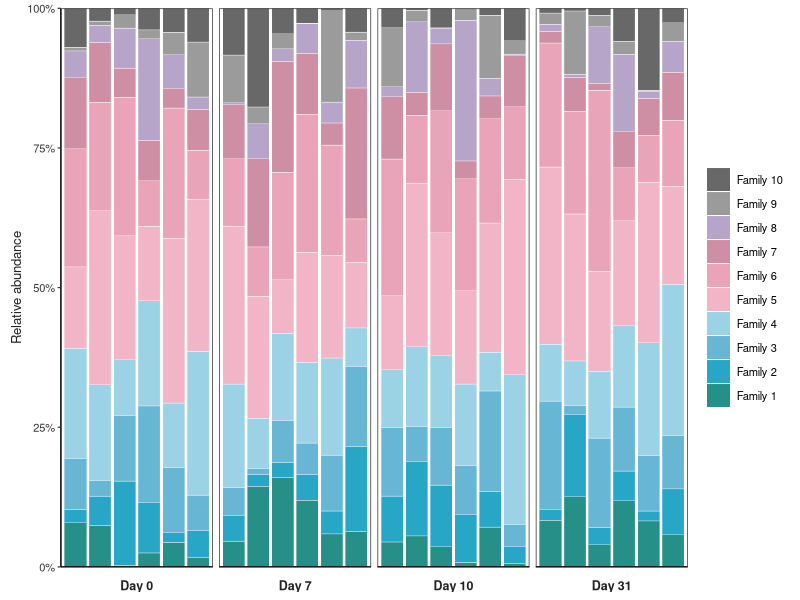

Source code (R): (Note: this script raises an error after producing the figure.)
#!/usr/bin/env Rscript
options(error=function(){traceback(6);q(status=1)})
suppressPackageStartupMessages({
  library(ggplot2); library(dplyr); library(tidyr); library(patchwork)
  library(ggforce); library(ComplexHeatmap); library(circlize)
  library(ggalluvial); library(ggrepel); library(ggbeeswarm); library(grid)
})

set.seed(20260922)
file_arg <- sub("^--file=", "", commandArgs(trailingOnly=FALSE)[grep("^--file=",commandArgs(trailingOnly=FALSE))][1])
if (is.na(file_arg)) stop("Run this file with Rscript")
root <- normalizePath(file.path(dirname(file_arg), ".."))
fig_dir <- file.path(root,"results","figures")
dat_dir <- file.path(root,"results","plot_data")
dir.create(fig_dir,recursive=TRUE,showWarnings=FALSE); dir.create(dat_dir,recursive=TRUE,showWarnings=FALSE)
font <- "Helvetica"
pal <- c("#355C7D","#6C8EBF","#69A6A6","#91C7B1","#F2CC8F","#E89A6B","#D86863","#A85751","#7E5A83","#565264")
theme_bf <- function(base=10) theme_classic(base_size=base,base_family=font) +
  theme(axis.title=element_text(size=base+.5,face="plain",colour="#222222"),
        axis.text=element_text(size=base-1,colour="#333333"),
        strip.text=element_text(size=base,face="bold",colour="#222222"),
        strip.background=element_blank(), legend.title=element_text(size=base-1,face="bold"),
        legend.text=element_text(size=base-1), plot.title=element_text(size=base+2,face="bold"),
        plot.margin=margin(6,8,6,8,"pt"))
savep <- function(p,name,w,h) ggsave(file.path(fig_dir,name),p,width=w,height=h,units="mm",dpi=320,bg="white",device=ragg::agg_png)

# 001 Faceted stacked composition: narrow bars, bottom facet strips, compact legend.
microbes <- paste0("Family ",1:10); days <- factor(c("Day 0","Day 7","Day 10","Day 31"),levels=c("Day 0","Day 7","Day 10","Day 31"))
d1 <- expand_grid(day=days,sample=1:6,microbe=microbes) |>
  group_by(day,sample) |> mutate(raw=rgamma(n(),shape=c(1.4,1.2,2.4,3.4,5.2,3.2,1.5,1.1,.9,.7)),value=raw/sum(raw)) |> ungroup() |>
  mutate(sample_id=paste(day,sample,sep="-"),microbe=factor(microbe,levels=rev(microbes)))
p1 <- ggplot(d1,aes(sample_id,value,fill=microbe)) + geom_col(width=.90,colour="white",linewidth=.12) +
  facet_grid(~day,scales="free_x",space="free_x",switch="x") +
  scale_fill_manual(values=setNames(c("#686868","#9B9B9B","#B7A5C9","#CE8FA5","#E9A4BA","#F1B5C7","#9CD2E5","#66B6D4","#27A6C5","#268F88"),rev(microbes))) +
  scale_y_continuous(labels=scales::label_percent(accuracy=1),expand=c(0,0)) +
  labs(x=NULL,y="Relative abundance",fill=NULL) + theme_bf(9) +
  theme(axis.text.x=element_blank(),axis.ticks.x=element_blank(),panel.spacing.x=unit(1.6,"mm"),
        strip.placement="outside",strip.text.x.bottom=element_text(size=9,margin=margin(t=4)),legend.position="right",
        panel.border=element_rect(colour="#303030",fill=NA,linewidth=.5))
savep(p1,"01_faceted_stacked_composition.png",178,102); write.csv(d1,file.path(dat_dir,"01_faceted_stacked_composition.csv"),row.names=FALSE)

# 002 Radial stacked bars with four taxonomic sectors, gaps, radial grid and outer labels.
groups <- c("Birds","Reptiles","Amphibians","Mammals"); ng <- c(8,10,4,7)
d2 <- bind_rows(lapply(seq_along(groups),function(g){
  n<-ng[g]; tibble(group=groups[g],taxon=paste0(substr(groups[g],1,1),seq_len(n)),id=seq_len(n),
    EX=runif(n,3,15),EW=runif(n,2,12),CR=runif(n,4,20),EN=runif(n,6,22),VU=runif(n,8,26),DD=runif(n,1,8),NT=runif(n,2,10),LC=runif(n,18,55)) |>
    pivot_longer(EX:LC,names_to="status",values_to="value")
}))
gap <- 2
pos_map <- bind_rows(lapply(seq_along(groups),function(g){
  before <- sum(ng[seq_len(g-1)]) + gap*(g-1)
  tibble(group=groups[g],taxon=paste0(substr(groups[g],1,1),seq_len(ng[g])),position=before+seq_len(ng[g]))
}))
d2 <- d2 |> group_by(group,taxon) |> mutate(value=value/sum(value)*100) |> ungroup() |>
  left_join(pos_map,by=c("group","taxon")) |> mutate(status=factor(status,levels=c("LC","NT","DD","VU","EN","CR","EW","EX")))
p2 <- ggplot(d2,aes(position,value,fill=status)) + geom_col(width=.82,colour="white",linewidth=.12) + coord_polar(start=-.22,clip="off") +
  geom_text(data=pos_map |> group_by(group) |> summarise(position=mean(range(position)),.groups="drop"),
            aes(position,-12,label=group),inherit.aes=FALSE,family=font,fontface="bold",size=3.0,colour="#333333")+
  scale_fill_manual(values=c(LC="#67B876",NT="#C7D96F",DD="#F1D36A",VU="#F2A35E",EN="#E77961",CR="#D45A67",EW="#A9688E",EX="#7C5A91")) +
  scale_x_continuous(breaks=pos_map$position,labels=pos_map$taxon,limits=c(.5,max(pos_map$position)+.5),expand=c(0,0))+
  scale_y_continuous(limits=c(-22,115),breaks=c(25,50,75,100),expand=c(0,0)) + labs(x=NULL,y=NULL,fill="Threat status") +
  theme_void(base_family=font) + theme(axis.text.x=element_text(size=7.2,colour="#333333",face="plain"),
    legend.position="bottom",legend.key.width=unit(5,"mm"),legend.key.height=unit(3,"mm"),legend.text=element_text(size=7),
    legend.title=element_text(size=8,face="bold"),plot.margin=margin(10,16,7,16,"mm"))
savep(p2,"02_radial_stacked_bar.png",155,150); write.csv(d2,file.path(dat_dir,"02_radial_stacked_bar.csv"),row.names=FALSE)

# 003 Paired violin-box panels with exact p-value text and italic gene symbols.
d3 <- expand_grid(gene=c("lacC","gatY–kbaY"),antigen=factor(c("Without","With"),levels=c("Without","With")),id=1:180) |>
  mutate(value=rnorm(n(),ifelse(antigen=="With",.55,-.05)+ifelse(gene=="gatY–kbaY",.45,0),.52))
vp <- function(g){
  dd<-filter(d3,gene==g); pv<-wilcox.test(value~antigen,dd)$p.value
  ggplot(dd,aes(antigen,value,colour=antigen,fill=antigen)) +
    geom_violin(width=.78,alpha=.12,linewidth=.55,trim=FALSE) + geom_boxplot(width=.30,outlier.shape=NA,fill="white",linewidth=.55) +
    stat_summary(fun=mean,geom="point",shape=23,size=2.1,fill="white",stroke=.5) +
    annotate("segment",x=1,xend=2,y=2.2,yend=2.2,linewidth=.4) + annotate("text",x=1.5,y=2.34,label=format.pval(pv,digits=2,eps=2.2e-16),size=3.0,family=font) +
    scale_colour_manual(values=c(Without="#29B7D3",With="#F07D7D"))+scale_fill_manual(values=c(Without="#29B7D3",With="#F07D7D"))+
    coord_cartesian(ylim=c(-1.8,2.55),clip="off") + labs(x="Mucosal A-antigen",y=bquote(ln(.(g)~RPKM))) + theme_bf(9)+theme(legend.position="none")
}
p3 <- vp("lacC") + vp("gatY–kbaY") + plot_annotation(tag_levels="a")
savep(p3,"03_grouped_violin_statistics.png",154,82); write.csv(d3,file.path(dat_dir,"03_grouped_violin_statistics.csv"),row.names=FALSE)

# 004 Two-group correlation heatmaps with upper-triangle significance symbols.
vars4 <- c("BMI","TG","General health","Bristol type","HDL","Diet score","Glucose","Smoker")
mkcor <- function(shift){m<-matrix(rnorm(800),100,8);m[,1]<-scale(m[,2]*.55+rnorm(100));m[,5]<-scale(-m[,2]*.45+rnorm(100));m[,7]<-scale(m[,1]*.42+rnorm(100)+shift);cor(m)}
c41<-mkcor(.25);c42<-mkcor(-.2); dimnames(c41)<-dimnames(c42)<-list(vars4,vars4)
stars <- function(m) matrix(ifelse(abs(m)>.52,"#",ifelse(abs(m)>.36,"*","")),nrow(m),dimnames=dimnames(m))
col4<-colorRamp2(c(-.8,0,.8),c("#2166AC","#F7F7F7","#D73027"))
ht4 <- Heatmap(c41,name="Effect",col=col4,cluster_rows=FALSE,cluster_columns=FALSE,column_title="With mucosal A-antigen",
  cell_fun=function(j,i,x,y,w,h,fill){if(j>=i)grid.text(stars(c41)[i,j],x,y,gp=gpar(fontfamily=font,fontsize=9,fontface="bold"))},
  row_names_gp=gpar(fontfamily=font,fontsize=7),column_names_gp=gpar(fontfamily=font,fontsize=7),column_names_rot=45) +
  Heatmap(c42,name="Effect2",col=col4,cluster_rows=FALSE,cluster_columns=FALSE,column_title="Without mucosal A-antigen",show_heatmap_legend=FALSE,
  cell_fun=function(j,i,x,y,w,h,fill){if(j>=i)grid.text(stars(c42)[i,j],x,y,gp=gpar(fontfamily=font,fontsize=9,fontface="bold"))},
  show_row_names=FALSE,column_names_gp=gpar(fontfamily=font,fontsize=7),column_names_rot=45)
ragg::agg_png(file.path(fig_dir,"04_dual_correlation_heatmap.png"),width=180,height=88,units="mm",res=320,background="white")
draw(ht4,merge_legends=TRUE,heatmap_legend_side="bottom",padding=unit(c(5,5,5,5),"mm")); dev.off()
write.csv(c41,file.path(dat_dir,"04_correlation_with.csv"));write.csv(c42,file.path(dat_dir,"04_correlation_without.csv"))

# 005 Volcano with two shaded gene-set zones, dense neutral points, selected labels and bottom gene-set rugs.
n5<-2200;d5<-tibble(gene=paste0("Gene",seq_len(n5)),logFC=rnorm(n5,0,1.15),padj=pmin(1,10^(-rexp(n5,1.3)))) |>
  mutate(sig=case_when(logFC < -1 & padj<.03~"KRAS dependent",logFC>1 & padj<.03~"KRAS inhibited",TRUE~"NS"),score=-log10(padj))
d5$gene[sample(which(d5$sig!="NS"),12)]<-c("KRAS","FOSL1","MYC","DUSP6","SPARC","ACTA2","COL2A1","TAGLN","NPPA","FBLN5","PAM","ATP2A2")
lab5<-d5 |> filter(gene %in% c("KRAS","FOSL1","MYC","DUSP6","SPARC","ACTA2","COL2A1","TAGLN","NPPA","FBLN5","PAM","ATP2A2"))
p5 <- ggplot(d5,aes(logFC,score)) +
  annotate("rect",xmin=-Inf,xmax=-1,ymin=-Inf,ymax=Inf,fill="#CBDCF1",alpha=.27)+annotate("rect",xmin=1,xmax=Inf,ymin=-Inf,ymax=Inf,fill="#F3CDD0",alpha=.27)+
  geom_point(aes(colour=sig),size=.72,alpha=.55)+geom_hline(yintercept=-log10(.05),linetype=2,colour="#888888",linewidth=.35)+
  geom_vline(xintercept=c(-1,1),linetype=3,colour="#999999",linewidth=.3)+
  geom_text_repel(data=lab5,aes(label=gene),size=2.5,family=font,box.padding=.25,point.padding=.2,max.overlaps=Inf,seed=5,min.segment.length=0)+
  geom_rug(data=filter(d5,sig!="NS"),aes(colour=sig),sides="b",alpha=.45,linewidth=.22)+
  scale_colour_manual(values=c(`KRAS dependent`="#5C88B8",`KRAS inhibited`="#D46A70",NS="#B6B6B6"))+
  labs(x="KRAS vs NS siRNA (log2FC)",y="Significance (−log10 adjusted P)",colour=NULL)+theme_bf(9)+
  theme(legend.position="top",panel.grid.major.y=element_line(colour="#ECECEC",linewidth=.25))
savep(p5,"05_gene_set_volcano.png",150,112);write.csv(d5,file.path(dat_dir,"05_gene_set_volcano.csv"),row.names=FALSE)

# 006 Longitudinal line panel plus four aligned distribution summaries.
trt<-factor(c("NS","SMK","NS + abx","SMK + abx"),levels=c("NS","SMK","NS + abx","SMK + abx"));days6<-c(0,7,14,21,28,35)
d6<-expand_grid(treatment=trt,id=1:14,day=days6)|>mutate(base=c(NS=0,SMK=2,`NS + abx`=1,`SMK + abx`=3)[as.character(treatment)],
  value=pmax(0,day*c(NS=.15,SMK=.48,`NS + abx`=.08,`SMK + abx`=.32)[as.character(treatment)]+base+rnorm(n(),0,1.8)))
cols6<-c(NS="#565656",SMK="#43A2CA",`NS + abx`="#F0C33C",`SMK + abx`="#E66B49")
sum6<-d6|>group_by(treatment,day)|>summarise(mean=mean(value),se=sd(value)/sqrt(n()),.groups="drop")
main6<-ggplot(sum6,aes(day,mean,colour=treatment,group=treatment))+geom_line(linewidth=.85)+geom_point(size=2)+geom_errorbar(aes(ymin=mean-se,ymax=mean+se),width=.8,linewidth=.35)+
  scale_colour_manual(values=cols6)+scale_x_continuous(breaks=days6)+labs(x="Day",y="Weight change (%)",colour=NULL)+theme_bf(8)+theme(legend.position="top")
metric6<-d6|>group_by(treatment,id)|>summarise(rate=(last(value)-first(value))/35,auc=sum(value)*7,final=last(value),exposure=mean(value[day<=14]),.groups="drop")|>
  pivot_longer(rate:exposure,names_to="metric",values_to="value")|>mutate(metric=factor(metric,levels=c("rate","auc","final","exposure"),labels=c("Gain rate","iAUC","Final weight","Early exposure")))
small6<-ggplot(metric6,aes(treatment,value,colour=treatment))+geom_boxplot(width=.52,outlier.shape=NA,linewidth=.45)+
  ggbeeswarm::geom_quasirandom(width=.18,size=1.2,alpha=.8)+facet_wrap(~metric,scales="free_y",nrow=1)+scale_colour_manual(values=cols6)+
  labs(x=NULL,y=NULL)+theme_bf(7.2)+theme(legend.position="none",axis.text.x=element_text(angle=35,hjust=1),strip.text=element_text(size=8,face="bold"))
p6<-main6/small6+plot_layout(heights=c(1.05,1))
savep(p6,"06_longitudinal_multi_panel.png",185,132);write.csv(d6,file.path(dat_dir,"06_longitudinal_multi_panel.csv"),row.names=FALSE)

# 007 Exploded pie: only selected groups offset, leader lines and a separate legend.
genes7<-c("KRAS","None","EGFR","BRAF","NF1","MET amp","ERBB2 amp","RIT1","ALK fusion","ROS1 fusion","RET fusion","Other")
val7<-c(32.2,24.4,11.3,7,8.3,2.2,.9,2.2,1.3,1.7,.9,7.6);d7<-tibble(gene=genes7,value=val7)|>mutate(xmax=cumsum(value),xmin=lag(xmax,default=0),mid=(xmin+xmax)/2,
  focus=gene %in% c("NF1","MET amp","ERBB2 amp"),theta=mid/100*2*pi,
  x0=ifelse(focus,.10*sin(theta),0),y0=ifelse(focus,.10*cos(theta),0))
cols7<-setNames(c("#D95F45","#A8D8C1","#F6D7C8","#F0A993","#70B8D4","#5DA4C7","#247BA0","#8B3A3A","#B95656","#D97777","#E99A9A","#D6D6D6"),genes7)
p7<-ggplot(d7)+geom_arc_bar(aes(x0=x0,y0=y0,r0=0,r=1.0,start=xmin/100*2*pi,end=xmax/100*2*pi,fill=gene),colour="white",linewidth=.5)+
  geom_text(data=filter(d7,value>=7),aes(x=x0+.62*sin(theta),y=y0+.62*cos(theta),label=paste0(gene,"\n(",value,"%)")),family=font,size=2.8,colour="#222222")+
  scale_fill_manual(values=cols7)+coord_fixed(xlim=c(-1.35,1.55),ylim=c(-1.2,1.2),clip="off")+theme_void(base_family=font)+
  theme(legend.position="right",legend.text=element_text(size=7.5),legend.key.size=unit(3.5,"mm"),plot.margin=margin(5,8,5,5,"mm"))
savep(p7,"07_exploded_pie.png",165,105);write.csv(d7,file.path(dat_dir,"07_exploded_pie.csv"),row.names=FALSE)

# 008 OncoPrint with clinical annotations and mutation-frequency labels.
genes8<-c("TP53","KRAS","KEAP1","STK11","EGFR","NF1","BRAF","SETD2","RBM10","MGA","MET","ARID1A","PIK3CA","SMARCA4","RB1","CDKN2A")
samples8<-paste0("P",sprintf("%02d",1:72));types8<-c("Missense","Frameshift","Splice","Nonsense")
mat8<-matrix("",length(genes8),length(samples8),dimnames=list(genes8,samples8));probs<-seq(.56,.08,length.out=length(genes8))
for(i in seq_along(genes8)) for(j in seq_along(samples8)) if(runif(1)<probs[i]) mat8[i,j]<-sample(types8,1,prob=c(.55,.17,.15,.13))
ann8<-HeatmapAnnotation(Gender=sample(c("Male","Female"),72,TRUE),Smoking=sample(c("Ever","Never"),72,TRUE),
  col=list(Gender=c(Male="#4DBBD5",Female="#E64B35"),Smoking=c(Ever="#7E6148",Never="#B09C85")),
  annotation_name_gp=gpar(fontfamily=font,fontsize=7),annotation_legend_param=list(labels_gp=gpar(fontfamily=font,fontsize=7),title_gp=gpar(fontfamily=font,fontsize=8,face="bold")))
alter8<-list(background=function(x,y,w,h)grid.rect(x,y,w*.94,h*.94,gp=gpar(fill="#F4F4F4",col=NA)),
  Missense=function(x,y,w,h)grid.rect(x,y,w*.94,h*.72,gp=gpar(fill="#4DBBD5",col=NA)),Frameshift=function(x,y,w,h)grid.rect(x,y,w*.94,h*.72,gp=gpar(fill="#E64B35",col=NA)),
  Splice=function(x,y,w,h)grid.rect(x,y,w*.94,h*.72,gp=gpar(fill="#7E6148",col=NA)),Nonsense=function(x,y,w,h)grid.rect(x,y,w*.94,h*.72,gp=gpar(fill="#3C5488",col=NA)))
ht8<-oncoPrint(mat8,alter_fun=alter8,col=c(Missense="#4DBBD5",Frameshift="#E64B35",Splice="#7E6148",Nonsense="#3C5488"),top_annotation=ann8,
  remove_empty_columns=FALSE,show_column_names=FALSE,row_names_side="left",pct_side="right",row_names_gp=gpar(fontfamily=font,fontsize=7),
  column_order=order(colSums(mat8!=""),decreasing=TRUE),heatmap_legend_param=list(title="Alteration",labels_gp=gpar(fontfamily=font,fontsize=7)))
ragg::agg_png(file.path(fig_dir,"08_oncoprint_landscape.png"),width=190,height=112,units="mm",res=320,background="white")
draw(ht8,show_heatmap_legend=FALSE,show_annotation_legend=FALSE,padding=unit(c(4,5,13,5),"mm"))
lg8 <- packLegend(
  Legend(title="Alteration",at=types8,legend_gp=gpar(fill=c("#4DBBD5","#E64B35","#7E6148","#3C5488")),nrow=1,
         title_gp=gpar(fontfamily=font,fontsize=8,fontface="bold"),labels_gp=gpar(fontfamily=font,fontsize=7)),
  Legend(title="Gender",at=c("Male","Female"),legend_gp=gpar(fill=c("#4DBBD5","#E64B35")),nrow=1,
         title_gp=gpar(fontfamily=font,fontsize=8,fontface="bold"),labels_gp=gpar(fontfamily=font,fontsize=7)),
  Legend(title="Smoking",at=c("Ever","Never"),legend_gp=gpar(fill=c("#7E6148","#B09C85")),nrow=1,
         title_gp=gpar(fontfamily=font,fontsize=8,fontface="bold"),labels_gp=gpar(fontfamily=font,fontsize=7)),
  direction="horizontal",gap=unit(6,"mm"))
draw(lg8,x=unit(.5,"npc"),y=unit(.035,"npc"),just=c("center","bottom"));dev.off()
write.csv(mat8,file.path(dat_dir,"08_oncoprint_landscape.csv"))

# 009 Alluvial stacked proportions: two distinct biological stratifications.
cell9<-paste0("Type ",LETTERS[1:8]);time9<-factor(c("Uninjured","1 day","7 days","14 days","1 month","2 months"),levels=c("Uninjured","1 day","7 days","14 days","1 month","2 months"))
d9a<-expand_grid(time=time9,cell=cell9)|>group_by(time)|>mutate(raw=rgamma(n(),shape=runif(8,.8,4)),value=raw/sum(raw)*100,panel="Time course")|>ungroup()
region9<-factor(c("<1 mm","1–5 mm","5–10 mm","10–20 mm",">20 mm"),levels=c("<1 mm","1–5 mm","5–10 mm","10–20 mm",">20 mm"))
d9b<-expand_grid(time=region9,cell=cell9)|>group_by(time)|>mutate(raw=rgamma(n(),shape=runif(8,.8,5)),value=raw/sum(raw)*100,panel="Distance from injury")|>ungroup()
d9<-bind_rows(d9a,d9b)|>mutate(time=as.character(time),panel=factor(panel,levels=c("Time course","Distance from injury")))
p9<-ggplot(d9,aes(x=time,y=value,alluvium=cell,stratum=cell,fill=cell))+
  geom_alluvium(width=.54,alpha=.82,knot.pos=.48,colour=NA)+geom_stratum(width=.58,colour="white",linewidth=.28)+
  facet_wrap(~panel,scales="free_x",nrow=1)+scale_fill_manual(values=setNames(c("#335C81","#4F79A7","#83A7C5","#E6A2A6","#D97883","#F0D263","#B7C853","#4FB0A5"),cell9))+
  scale_y_continuous(labels=function(x)paste0(x,"%"),expand=c(0,0))+labs(x=NULL,y="Percentage of cells",fill="Cell type")+theme_bf(8)+
  theme(axis.text.x=element_text(angle=48,hjust=1),legend.position="bottom",legend.key.width=unit(4,"mm"),panel.spacing=unit(8,"mm"),panel.border=element_rect(colour="#333333",fill=NA,linewidth=.45))
savep(p9,"09_alluvial_stacked_composition.png",190,108);write.csv(d9,file.path(dat_dir,"09_alluvial_stacked_composition.csv"),row.names=FALSE)

# 010 Ten compact volcano panels with shared thresholds and non-overlapping labels.
d10<-expand_grid(cluster=factor(0:9,levels=0:9),gene=1:420)|>mutate(logFC=rnorm(n(),0,1.05),padj=pmin(1,10^(-rexp(n(),1.2))),score=-log10(padj),
  sig=case_when(logFC>1&padj<.01~"Up",logFC< -1&padj<.01~"Down",TRUE~"NS"))|>
  group_by(cluster)|>mutate(label=ifelse(rank(-score,ties.method="first")<=3,paste0("G",gene),NA_character_))|>ungroup()
p10<-ggplot(d10,aes(logFC,score))+geom_point(aes(colour=sig),size=.45,alpha=.55)+geom_vline(xintercept=c(-1,1),linetype=3,linewidth=.22,colour="#8A8A8A")+
  geom_hline(yintercept=2,linetype=3,linewidth=.22,colour="#8A8A8A")+geom_text_repel(data=filter(d10,!is.na(label)),aes(label=label),size=1.7,family=font,
    max.overlaps=Inf,box.padding=.12,point.padding=.08,segment.size=.18,min.segment.length=0,seed=10)+facet_wrap(~cluster,nrow=2)+
  scale_colour_manual(values=c(Down="#3F7CAC",NS="#B8B8B8",Up="#D95D65"))+coord_cartesian(xlim=c(-4,4),ylim=c(0,6),clip="off")+
  labs(x="log2 fold change",y="−log10 adjusted P",colour=NULL)+theme_bf(7)+theme(legend.position="top",strip.text=element_text(size=8,face="bold"),panel.spacing=unit(2.3,"mm"))
savep(p10,"10_multi_group_volcano.png",190,118);write.csv(d10,file.path(dat_dir,"10_multi_group_volcano.csv"),row.names=FALSE)

writeLines(capture.output(sessionInfo()),file.path(root,"results","tables","sessionInfo.txt"))
cat("Rendered TopJournal issues 001-010\n")
